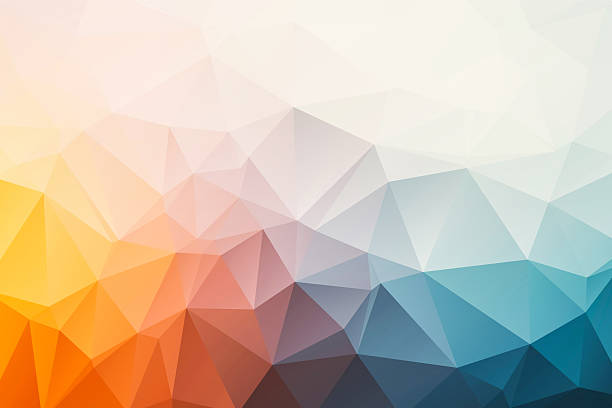
#> input picture filter.jpg, 612 x 408 px, given in place of 4.jpg, which was not available
$ python instafilter.py
#> lines starting #> are read from the running program, lines starting #| are printed output that depends on the picture; pictures that were not available may be replaced by others from this repository, and a replacement may not be noted
# import Image frm PIL
from PIL import Image

# load images into objects
base_img=Image.open("4.jpg")
#> base_img is the input picture: PIL image 612x408 RGB; mean R, G, B 205.9, 190.7, 173.2
img_filter=Image.open("filter.jpg")
third_image=Image.open("4.jpg")

#set image size
size=(760,760)
base_img=base_img.resize(size)
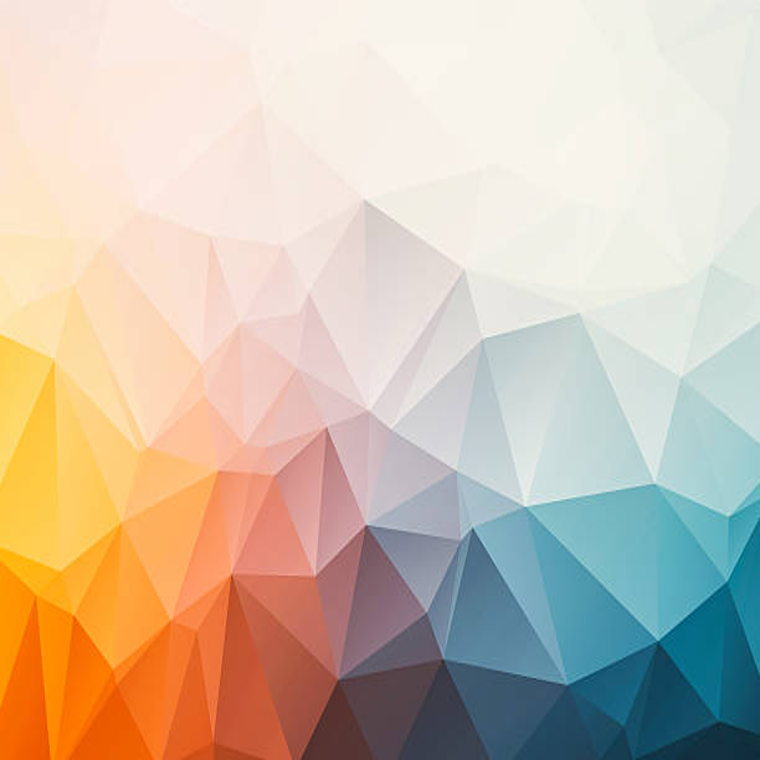
#> base_img: PIL image 760x760 RGB; mean R, G, B 205.9, 190.7, 173.2
img_filter=img_filter.resize(size)
r,g,b=base_img.split()
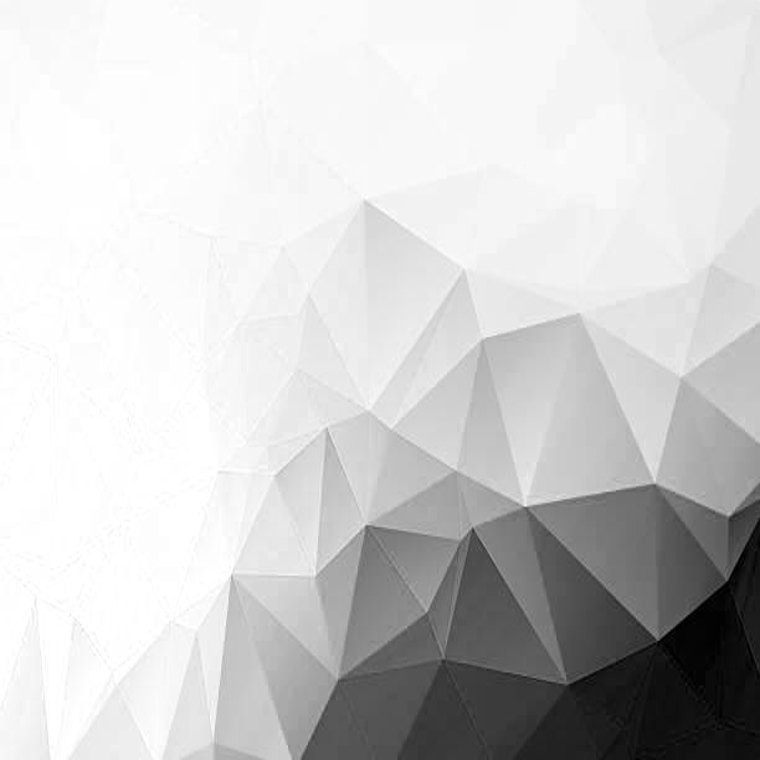
#> r: PIL image 760x760 L; min 0, max 255, mean 205.9
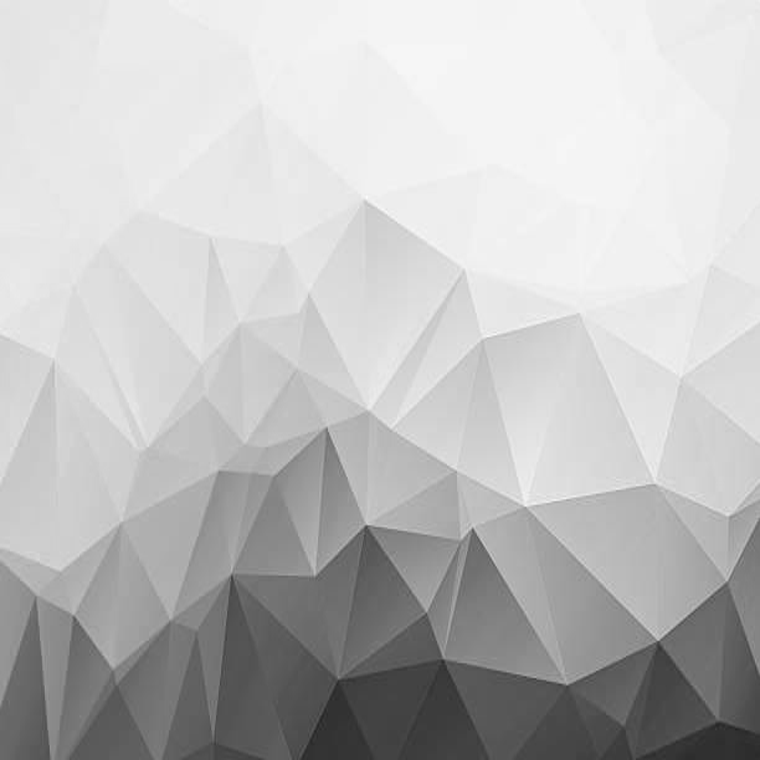
#> g: PIL image 760x760 L; min 33, max 251, mean 190.7
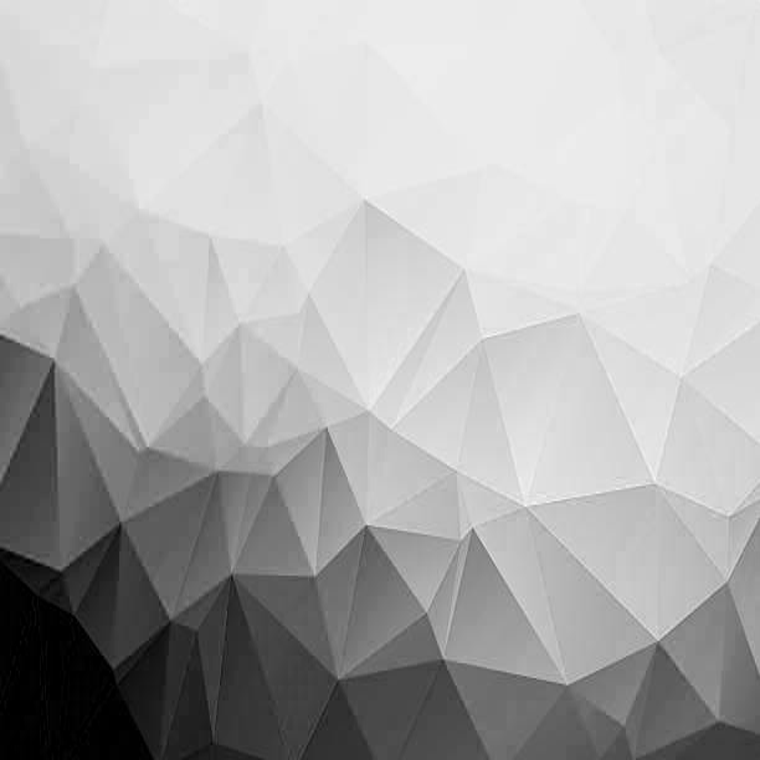
#> b: PIL image 760x760 L; min 0, max 249, mean 173.2
R,G,B=img_filter.split()
Rr,Gg,Bb=third_image.split()
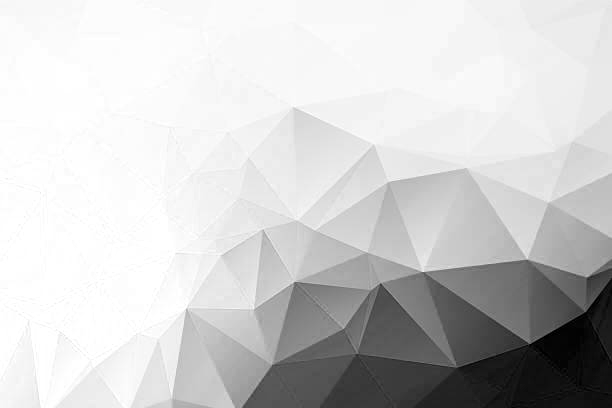
#> Rr: PIL image 612x408 L; min 0, max 255, mean 205.9
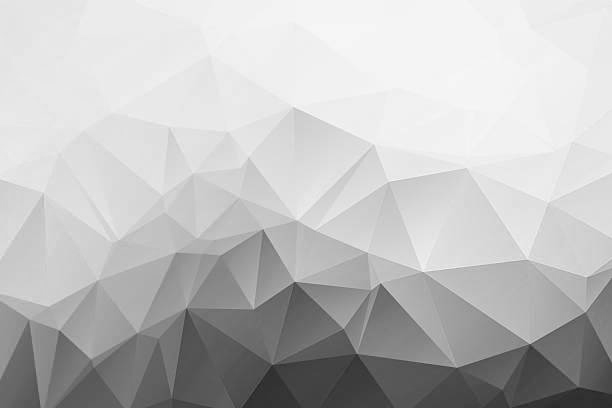
#> Gg: PIL image 612x408 L; min 33, max 252, mean 190.7
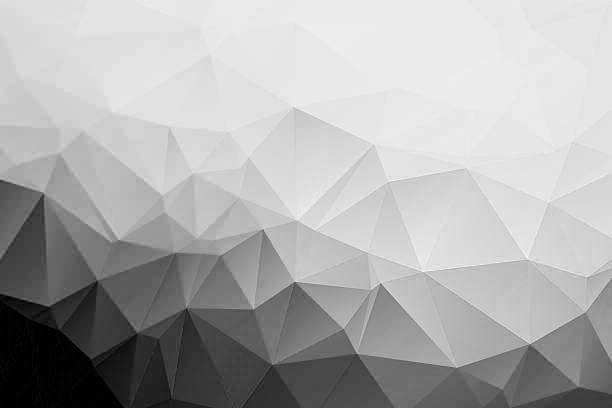
#> Bb: PIL image 612x408 L; min 0, max 249, mean 173.2
im=Image.merge("RGB",(r,g,B))
# im=Image.merge("HSV",(R,g,B))
im.show()
#> (the run stopped early here; a loop or call above may not have finished)
